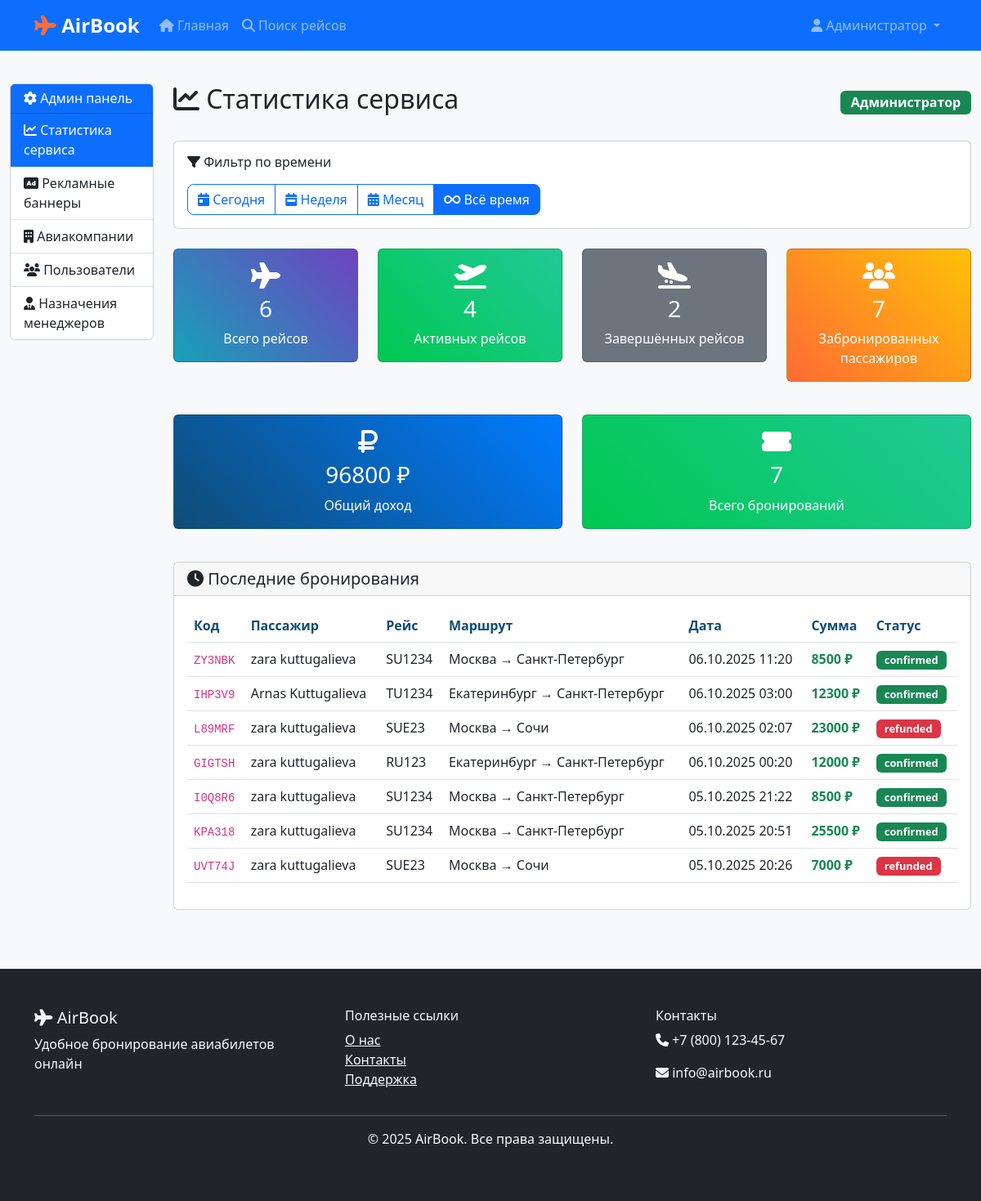
The page /admin (signed in) on the database its author committed.
### models.py (models this page shows, shortened)
class User(UserMixin, db.Model):
    id = db.Column(db.Integer, primary_key=True)
    username = db.Column(db.String(80), unique=True, nullable=False)
    email = db.Column(db.String(120), unique=True, nullable=False)
    password_hash = db.Column(db.String(128))
    role = db.Column(db.String(20), default='user')  # user, manager, admin
    first_name = db.Column(db.String(50))
    last_name = db.Column(db.String(50))
    phone = db.Column(db.String(20))
    company_id = db.Column(db.Integer, db.ForeignKey('airline.id'), nullable=True)  # Для менеджеров
    created_at = db.Column(db.DateTime, default=datetime.utcnow)
    is_active = db.Column(db.Boolean, default=True, nullable=False)  # Статус активности
    bookings = db.relationship('Booking', backref='user', lazy=True)
    company = db.relationship('Airline', backref='managers', lazy=True)
    def is_admin(self):
        return self.role == 'admin'
    def is_manager(self):
        return self.role == 'manager'

class Booking(db.Model):
    id = db.Column(db.Integer, primary_key=True)
    booking_reference = db.Column(db.String(6), unique=True, nullable=False)  # Код бронирования
    user_id = db.Column(db.Integer, db.ForeignKey('user.id'), nullable=False)
    flight_id = db.Column(db.Integer, db.ForeignKey('flight.id'), nullable=False)
    passenger_first_name = db.Column(db.String(50), nullable=False)
    passenger_last_name = db.Column(db.String(50), nullable=False)
    passenger_email = db.Column(db.String(120))
    passenger_phone = db.Column(db.String(20))
    seat_class = db.Column(db.String(20), default='economy')  # economy, business, first
    seat_number = db.Column(db.String(10))
    price_paid = db.Column(db.Float, nullable=False)
    status = db.Column(db.String(20), default='confirmed')  # confirmed, cancelled, checked_in, refunded
    booking_date = db.Column(db.DateTime, default=datetime.utcnow)
    cancelled_at = db.Column(db.DateTime)  # Дата отмены
    cancellation_reason = db.Column(db.String(100))  # Причина отмены
    baggage_count = db.Column(db.Integer, default=1)
    meal_preference = db.Column(db.String(50))
    special_requests = db.Column(db.Text)

class Flight(db.Model):
    id = db.Column(db.Integer, primary_key=True)
    flight_number = db.Column(db.String(10), nullable=False)
    departure_airport_id = db.Column(db.Integer, db.ForeignKey('airport.id'), nullable=False)
    arrival_airport_id = db.Column(db.Integer, db.ForeignKey('airport.id'), nullable=False)
    airline_id = db.Column(db.Integer, db.ForeignKey('airline.id'), nullable=False)
    departure_time = db.Column(db.DateTime, nullable=False)
    arrival_time = db.Column(db.DateTime, nullable=False)
    aircraft_type = db.Column(db.String(50))
    total_seats = db.Column(db.Integer, default=180)
    available_seats = db.Column(db.Integer, default=180)
    economy_price = db.Column(db.Float, nullable=False)
    business_price = db.Column(db.Float)
    first_class_price = db.Column(db.Float)
    status = db.Column(db.String(20), default='scheduled')  # scheduled, delayed, cancelled, boarding, departed
    created_at = db.Column(db.DateTime, default=datetime.utcnow)
    bookings = db.relationship('Booking', backref='flight', lazy=True)

class Airport(db.Model):
    id = db.Column(db.Integer, primary_key=True)
    code = db.Column(db.String(3), unique=True, nullable=False)  # IATA код
    name = db.Column(db.String(100), nullable=False)
    city = db.Column(db.String(50), nullable=False)
    country = db.Column(db.String(50), nullable=False)
    departure_flights = db.relationship('Flight', foreign_keys='Flight.departure_airport_id', backref='departure_airport', lazy=True)
    arrival_flights = db.relationship('Flight', foreign_keys='Flight.arrival_airport_id', backref='arrival_airport', lazy=True)

### app.py (the view)
    @app.route('/admin')
    @login_required
    def admin_dashboard():
        if not current_user.is_admin():
            flash('У вас нет прав администратора.', 'error')
            return redirect(url_for('index'))
        now = datetime.utcnow()
        total_flights = Flight.query.count()
        active_flights = Flight.query.filter(Flight.departure_time > now).count()
        completed_flights = Flight.query.filter(Flight.departure_time <= now).count()
        total_bookings = Booking.query.count()
        total_passengers = total_bookings  # Каждое бронирование = 1 пассажир
        total_revenue = db.session.query(db.func.sum(Booking.price_paid)).scalar() or 0
        recent_bookings = Booking.query.order_by(Booking.booking_date.desc()).limit(10).all()
        return render_template('admin/dashboard.html',
                             total_flights=total_flights,
                             active_flights=active_flights,
                             completed_flights=completed_flights,
                             total_bookings=total_bookings,
                             total_passengers=total_passengers,
                             total_revenue=total_revenue,
                             recent_bookings=recent_bookings)

### templates/admin/dashboard.html (shortened to what this page needs)
{% extends "admin/base.html" %}
{% block admin_content %}
            <div class="d-flex justify-content-between align-items-center mb-4">
                <h2><i class="fas fa-chart-line"></i> Статистика сервиса</h2>
                <span class="badge bg-success fs-6">Администратор</span>
            </div>
            <div class="row mb-4">
                <div class="col-12">
                    <div class="card">
                        <div class="card-body">
                            <h6 class="card-title mb-3"><i class="fas fa-filter"></i> Фильтр по времени</h6>
                            <div class="btn-group" role="group">
                                <button type="button" class="btn btn-outline-primary" onclick="filterStats('today')">
                                    <i class="fas fa-calendar-day"></i> Сегодня
                                </button>
                                <button type="button" class="btn btn-outline-primary" onclick="filterStats('week')">
                                    <i class="fas fa-calendar-week"></i> Неделя
                                </button>
                                <button type="button" class="btn btn-outline-primary" onclick="filterStats('month')">
                                    <i class="fas fa-calendar-alt"></i> Месяц
                                </button>
                                <button type="button" class="btn btn-outline-primary active" onclick="filterStats('all')">
                                    <i class="fas fa-infinity"></i> Всё время
                                </button>
                            </div>
                        </div>
                    </div>
                </div>
            </div>
            <div class="row mb-4">
                <div class="col-md-3 mb-3">
                    <div class="card bg-info text-white">
                        <div class="card-body text-center">
                            <i class="fas fa-plane fa-2x mb-2"></i>
                            <h3 id="total-flights">{{ total_flights }}</h3>
                            <p class="mb-0">Всего рейсов</p>
                        </div>
                    </div>
                </div>
                <div class="col-md-3 mb-3">
                    <div class="card bg-success text-white">
                        <div class="card-body text-center">
                            <i class="fas fa-plane-departure fa-2x mb-2"></i>
                            <h3 id="active-flights">{{ active_flights }}</h3>
                            <p class="mb-0">Активных рейсов</p>
                        </div>
                    </div>
                </div>
                <div class="col-md-3 mb-3">
                    <div class="card bg-secondary text-white">
                        <div class="card-body text-center">
                            <i class="fas fa-plane-arrival fa-2x mb-2"></i>
                            <h3 id="completed-flights">{{ completed_flights }}</h3>
                            <p class="mb-0">Завершённых рейсов</p>
                        </div>
                    </div>
                </div>
                <div class="col-md-3 mb-3">
                    <div class="card bg-warning text-white">
                        <div class="card-body text-center">
                            <i class="fas fa-users fa-2x mb-2"></i>
                            <h3 id="total-passengers">{{ total_passengers }}</h3>
                            <p class="mb-0">Забронированных пассажиров</p>
                        </div>
                    </div>
                </div>
            </div>
            <div class="row mb-4">
                <div class="col-md-6 mb-3">
                    <div class="card bg-primary text-white">
                        <div class="card-body text-center">
                            <i class="fas fa-ruble-sign fa-2x mb-2"></i>
                            <h3 id="total-revenue">{{ "%.0f"|format(total_revenue) }} ₽</h3>
                            <p class="mb-0">Общий доход</p>
                        </div>
                    </div>
                </div>
                <div class="col-md-6 mb-3">
                    <div class="card bg-success text-white">
                        <div class="card-body text-center">
                            <i class="fas fa-ticket-alt fa-2x mb-2"></i>
                            <h3 id="total-bookings">{{ total_bookings }}</h3>
                            <p class="mb-0">Всего бронирований</p>
                        </div>
                    </div>
                </div>
            </div>
            <div class="card">
                <div class="card-header">
                    <h5 class="mb-0"><i class="fas fa-clock"></i> Последние бронирования</h5>
                </div>
                <div class="card-body">
                    {% if recent_bookings %}
                        <div class="table-responsive">
                            <table class="table table-hover">
                                <thead>
                                    <tr>
                                        <th>Код</th>
                                        <th>Пассажир</th>
                                        <th>Рейс</th>
                                        <th>Маршрут</th>
                                        <th>Дата</th>
                                        <th>Сумма</th>
                                        <th>Статус</th>
                                    </tr>
                                </thead>
                                <tbody>
                                    {% for booking in recent_bookings %}
                                    <tr>
                                        <td><code>{{ booking.booking_reference }}</code></td>
                                        <td>{{ booking.passenger_first_name }} {{ booking.passenger_last_name }}</td>
                                        <td>{{ booking.flight.flight_number }}</td>
                                        <td>{{ booking.flight.departure_airport.city }} → {{ booking.flight.arrival_airport.city }}</td>
                                        <td>{{ booking.booking_date.strftime('%d.%m.%Y %H:%M') }}</td>
                                        <td class="text-success fw-bold">{{ "%.0f"|format(booking.price_paid) }} ₽</td>
                                        <td>
                                            <span class="badge bg-{{ 'success' if booking.status == 'confirmed' else 'warning' if booking.status == 'checked_in' else 'danger' }}">
                                                {{ booking.status }}
                                            </span>
                                        </td>
                                    </tr>
                                    {% endfor %}
                                </tbody>
                            </table>
                        </div>
                    {% else %}
                        <div class="text-center py-4">
                            <i class="fas fa-inbox fa-3x text-muted mb-3"></i>
                            <h5 class="text-muted">Бронирований пока нет</h5>
                        </div>
                    {% endif %}
                </div>
            </div>
{% endblock %}

### templates/base.html (shortened to what this page needs)
<!DOCTYPE html>
<html lang="ru">
<head>
    <link href="https://cdn.jsdelivr.net/npm/bootstrap@5.3.0/dist/css/bootstrap.min.css" rel="stylesheet">
    <link rel="stylesheet" href="https://cdnjs.cloudflare.com/ajax/libs/font-awesome/6.4.0/css/all.min.css">
    <link rel="stylesheet" href="{{ url_for('static', filename='css/style.css') }}">
</head>
<body>
    <nav class="navbar navbar-expand-lg navbar-dark bg-primary">
        <div class="container">
            <a class="navbar-brand" href="{{ url_for('index') }}">
                <i class="fas fa-plane"></i> AirBook
            </a>
            <div class="collapse navbar-collapse" id="navbarNav">
                <ul class="navbar-nav me-auto">
                    <li class="nav-item">
                        <a class="nav-link" href="{{ url_for('index') }}">
                            <i class="fas fa-home"></i> Главная
                        </a>
                    </li>
                    <li class="nav-item">
                        <a class="nav-link" href="{{ url_for('search_flights') }}">
                            <i class="fas fa-search"></i> Поиск рейсов
                        </a>
                    </li>
                </ul>
                <ul class="navbar-nav">
                    {% if current_user.is_authenticated %}
                        <li class="nav-item dropdown">
                            <a class="nav-link dropdown-toggle" href="#" id="navbarDropdown" role="button" data-bs-toggle="dropdown">
                                <i class="fas fa-user"></i> {{ current_user.first_name }}
                            </a>
                        </li>
                    {% endif %}
                </ul>
            </div>
        </div>
    </nav>
    <main>
        {% block content %}{% endblock %}
    </main>
    <footer class="bg-dark text-light py-5 mt-5">
        <div class="container">
            <div class="row">
                <div class="col-md-4">
                    <h5><i class="fas fa-plane"></i> AirBook</h5>
                    <p>Удобное бронирование авиабилетов онлайн</p>
                </div>
                <div class="col-md-4">
                    <h6>Полезные ссылки</h6>
                    <ul class="list-unstyled">
                        <li><a href="#" class="text-light">О нас</a></li>
                        <li><a href="#" class="text-light">Контакты</a></li>
                        <li><a href="#" class="text-light">Поддержка</a></li>
                    </ul>
                </div>
                <div class="col-md-4">
                    <h6>Контакты</h6>
                    <p><i class="fas fa-phone"></i> +7 (800) 123-45-67</p>
                    <p><i class="fas fa-envelope"></i> info@airbook.ru</p>
                </div>
            </div>
            <hr>
            <div class="text-center">
                <p>&copy; 2025 AirBook. Все права защищены.</p>
            </div>
        </div>
    </footer>
</body>
</html>

### static/css/style.css (style rules this page uses)
:root { --primary-color: #007bff; --secondary-color: #6c757d; --success-color: #28a745; --warning-color: #ffc107; --danger-color: #dc3545; --info-color: #17a2b8; --light-color: #f8f9fa; --dark-color: #343a40; --aviasales-blue: #0f4c75; --aviasales-orange: #ff6b35; --aviasales-green: #00c851; --aviasales-gray: #f5f5f5; }
body { font-family: 'Segoe UI', Tahoma, Geneva, Verdana, sans-serif; background-color: #f8f9fa; }
.btn { border-radius: 8px; font-weight: 500; transition: all 0.3s ease; }
.navbar-brand { font-weight: bold; font-size: 1.5rem; }
.navbar-brand i { color: var(--aviasales-orange); }
.card.bg-primary { background: linear-gradient(45deg, var(--aviasales-blue), var(--primary-color)) !important; }
.card.bg-success { background: linear-gradient(45deg, var(--aviasales-green), #20c997) !important; }
.card.bg-warning { background: linear-gradient(45deg, var(--aviasales-orange), var(--warning-color)) !important; }
.card.bg-info { background: linear-gradient(45deg, var(--info-color), #6f42c1) !important; }
footer { margin-top: auto; }
.table th { border-top: none; font-weight: 600; color: var(--aviasales-blue); }
.badge { font-size: 0.8rem; padding: 0.4em 0.8em; }

### rows shown on the page
User: first_name "Администратор"
Booking: booking_reference "ZY3NBK", passenger_first_name "zara", passenger_last_name "kuttugalieva", flight.flight_number "SU1234", flight.departure_airport.city "Москва", flight.arrival_airport.city "Санкт-Петербург", booking_date "06.10.2025 11:20", price_paid "8500", status "confirmed"
Booking: booking_reference "IHP3V9", passenger_first_name "Arnas", passenger_last_name "Kuttugalieva", flight.flight_number "TU1234", flight.departure_airport.city "Екатеринбург", flight.arrival_airport.city "Санкт-Петербург", booking_date "06.10.2025 03:00", price_paid "12300", status "confirmed"
Booking: booking_reference "L89MRF", passenger_first_name "zara", passenger_last_name "kuttugalieva", flight.flight_number "SUE23", flight.departure_airport.city "Москва", flight.arrival_airport.city "Сочи", booking_date "06.10.2025 02:07", price_paid "23000", status "refunded"
Booking: booking_reference "GIGTSH", passenger_first_name "zara", passenger_last_name "kuttugalieva", flight.flight_number "RU123", flight.departure_airport.city "Екатеринбург", flight.arrival_airport.city "Санкт-Петербург", booking_date "06.10.2025 00:20", price_paid "12000", status "confirmed"
Booking: booking_reference "I0Q8R6", passenger_first_name "zara", passenger_last_name "kuttugalieva", flight.flight_number "SU1234", flight.departure_airport.city "Москва", flight.arrival_airport.city "Санкт-Петербург", booking_date "05.10.2025 21:22", price_paid "8500", status "confirmed"
Booking: booking_reference "KPA318", passenger_first_name "zara", passenger_last_name "kuttugalieva", flight.flight_number "SU1234", flight.departure_airport.city "Москва", flight.arrival_airport.city "Санкт-Петербург", booking_date "05.10.2025 20:51", price_paid "25500", status "confirmed"
Booking: booking_reference "UVT74J", passenger_first_name "zara", passenger_last_name "kuttugalieva", flight.flight_number "SUE23", flight.departure_airport.city "Москва", flight.arrival_airport.city "Сочи", booking_date "05.10.2025 20:26", price_paid "7000", status "refunded"

### other values the page prints
{{ total_flights }} "6"
{{ active_flights }} "4"
{{ completed_flights }} "2"
{{ total_passengers }} "7"
{{ "%.0f"|format(total_revenue) }} "96800"
{{ total_bookings }} "7"
